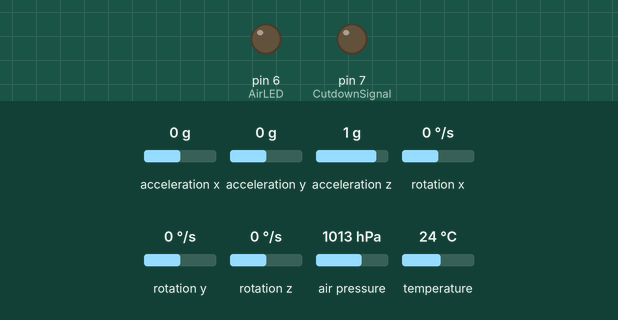
A sketch run on a simulated Arduino Uno, built with avr-gcc and run on an emulated ATmega328P. Parts: output pins drawn as LEDs (lit = HIGH). The test bench sets the inputs (shaded band); at power-on: air pressure 1013 hPa, acceleration x 0 g, acceleration y 0 g, acceleration z 1 g, rotation x 0 °/s, rotation y 0 °/s, rotation z 0 °/s, temperature 24 °C.

Above: at 12.4 s.
12.5 s: air pressure set to 1009 hPa
At 15.9 s:
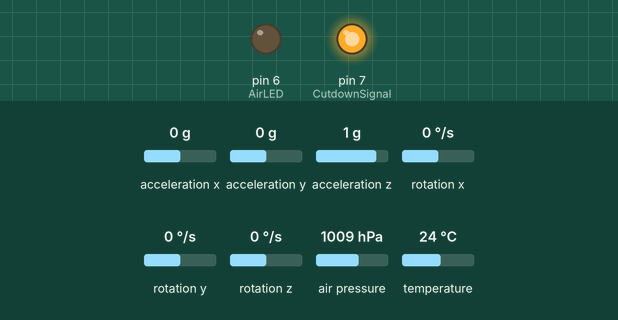
16.0 s: air pressure set to 1025 hPa
At 16.8 s:
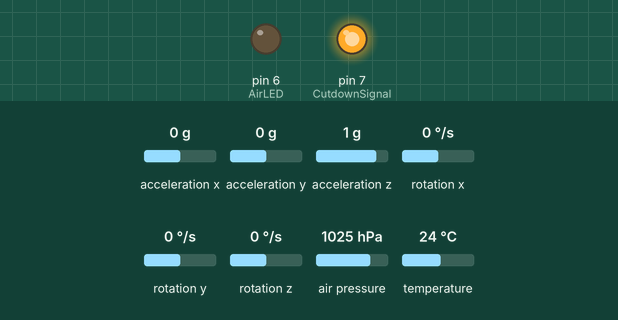
17.5 s: air pressure set to 952 hPa
21.0 s: air pressure set to 1048 hPa
At 21.7 s:
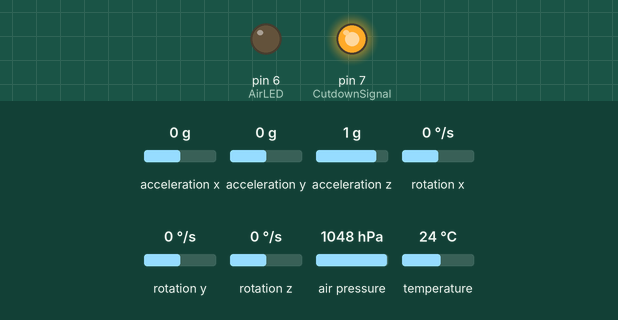
Timing chart, 0 to 23.5 s (numbered marks = the images above; inputs shaded):
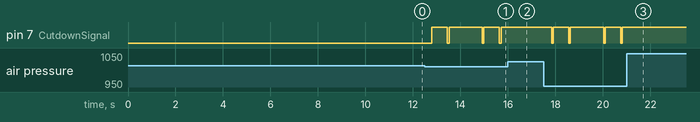

The sketch:

MiniSat_Skeleton_Code.ino
```cpp
/**
 * Flight software for MiniSat.
 * Functionality:
 *      Transception with ground station
 *      Filtering command words
 *      Processing commands and executing instructions
 *      Collecting and transmitting data on pressure, temperature, and motion
 *      Change operability based on flight phase
 *      Trigger cutdown in emergency demooring
 *
 * @author  Sahil Gosain (architecture and skeleton code)
 * Group members:
 * @author  Andy Huy Nguyen
 * @author  August Dalton
 * @author  Alyssa Leung
 * @author  Glen Troy San Diego
 * @author  Ryan Wong
 *
 * @version 3.0 [UPDATE to 4.0 when you finish!]
 * @since   January 5, 2025
 */

//––––––––––––––––––––––––––––––––––––––––––––––––––––––––––––––––––––––––––––––––––––––––––––––––––––––––––––––––––––––––––––––––––––––––––––––––––
//Including all necessary libraries
//––––––––––––––––––––––––––––––––––––––––––––––––––––––––––––––––––––––––––––––––––––––––––––––––––––––––––––––––––––––––––––––––––––––––––––––––––
#include <SoftwareSerial.h>
#include <Wire.h>
#include <Adafruit_Sensor.h>
#include <Adafruit_MPU6050.h>
#include "Adafruit_BMP280.h" //Use BMP3XX library if BMP3XX

//Defining all the pin connections to Arduino
// #define GroundLED                       //LED indicating successful reception of communication on ground
#define AirLED 06                           //LED indicating successful reception of communication in air
#define CutdownSignal 07                    //LED indicating whether cutdown has been triggered or not
// #define Relay/*Enter pin*/                   //Relay controlling togglable current to nichrome wire cutdown mechanism
#define RX 04                     //Receive pin for HC12 comms module
#define TX 03                   //Transmit pin for HC12 comms module

//Instantiating objects corresponding to sensors
Adafruit_BMP280 bmp; //BMP name
Adafruit_MPU6050 mpu /*MPU name*/;
SoftwareSerial HC12(TX, RX); // HC-12 TX Pin to Ar11, RX to Ar10

//––––––––––––––––––––––––––––––––––––––––––––––––––––––––––––––––––––––––––––––––––––––––––––––––––––––––––––––––––––––––––––––––––––––––––––––––––
//System variable definitions
//––––––––––––––––––––––––––––––––––––––––––––––––––––––––––––––––––––––––––––––––––––––––––––––––––––––––––––––––––––––––––––––––––––––––––––––––––
const String satID = "GROUP 1 >:)";            //ID of the system, for the sake of distinguishing communication
const int numCommands = 4;                //Number of valid commands
int flightMode = 1;                       //Stores the phase of the mission, affects the data transmitted and the commands viable
//[0] = Emergency phase
//[1] = Ground Testing phase
//[2] = Ascent
//[3] = Cruise
//[4] = Descent & Landing
//[5] = Post-mission
//String diagnostics;                     //Stores information of all the actions performed by the system, for analysis
//String data;                            //Stores sensor data, for comparison to the data transmitted
bool hasCutdown = false;                  //Flags whether the system has received the command to cutdown
String commands[numCommands] = {          //Stores the list of all valid commands, each command requires a programmed response
  "DIAG",                                     //Command to transmit diagnostic information to ground station
  "CUTDOWN",                                  //Command to trigger cutdown mechanism, which detaches system from balloon, initiating descent
  "RESETCUT",                                 //Command to reset cutdown state variable, allows cutdown command to be called again
  "PING"
};

int cutdownTime;
int launchTime;
int initialAlt;
int cruiseAlt;

String inCommand = "";
char inChar;
int commandID = 0;
bool messageEnd = false;

const int P0 = (1013.25);            //in hPa (needed for readAltitude function)

//––––––––––––––––––––––––––––––––––––––––––––––––––––––––––––––––––––––––––––––––––––––––––––––––––––––––––––––––––––––––––––––––––––––––––––––––––
//Essential functions
//––––––––––––––––––––––––––––––––––––––––––––––––––––––––––––––––––––––––––––––––––––––––––––––––––––––––––––––––––––––––––––––––––––––––––––––––––

/**
   Returns the timestamp formatted as "T+[M]:[S]"
   @return  Formatted timestamp string
*/
String getTimestamp() {
  int t = millis() / 1000;
  String stamp = "T+";
  stamp.concat(String(t / 60) + "m:");
  stamp.concat(String(t % 60) + "s\t");
  return stamp;
}


/**
   Transmits message always formatted with this satellite's ID
   @param msg The message to be transmitted
*/
void sendMessage(String msg) {
  HC12.print(satID + "::" + getTimestamp() + "--");
  while (msg != "") {
    HC12.print(msg.substring(0, 8));
    msg = msg.substring(8);
  }
  HC12.println();
}


/**
 * Seeks initial message from ground station, defines starting altitude, and sends first data values
*/
void calibrate() {
  for (int att = 1; att < 11; att++) {      //Attempts 10 times to search for command from ground station
    while (HC12.available()) {
      inChar = HC12.read();
      if (inChar == ":") {
        break;
      }
      inCommand += inChar;
    }
    if (inCommand.substring(0, 6) == "GROUND") {
      // digitalWrite(GroundLED, HIGH);
      sendMessage("Test received! LED on!");
      break;
    }
    inCommand = "";
    inChar = NULL;
    delay(1000);
  }

  inCommand = "";
  inChar = NULL;

  //Flushes out first three readings, since BMP tends to start with faulty value
  // for (int c = 1; c < 4; c++) {
  //   bmp.performReading();
  // }

  //Sets the initial altitude as a reference point for later comparisons
  initialAlt = bmp.readAltitude(P0);

  sendMessage("Temperature: " + String(bmp.readTemperature()));
  sendMessage("\tPressure: " +  String(bmp.readPressure()));
  sendMessage("\tInitial Alt: " + String(initialAlt));
  sendMessage("####### Flight Mode: Ground Test (1) #######");
}


/**
   Reads command in HC12 data buffer and returns whether String received by module is a valid command.
   If it is not, the command variable is cleared and false is returned.
   @return  true  if the command is valid (found within commands list)
            false if the string is not a valid command
*/
bool receiveCommand() {
  while (HC12.available()) {
    //inCommand = HC12.readStringUntil('\n');
    inChar = HC12.read();
    inCommand += char(inChar);
    //if (inChar == '\n') { messageEnd = true; }
  }
  inChar = NULL;
  while (commandID < numCommands) {
    if (inCommand == ("GROUND::" + commands[commandID])) {
      break;
    }
    commandID++;
  }
  if (commandID == numCommands) {
    inCommand = "";
    commandID = 0;
    return false;
  }

  return true;
}


/**

*/
void assessPhase() {
  switch (flightMode) {
    case 1:
      if ( bmp.readAltitude(P0) - 2.5 > initialAlt ) {        //If 2.5 m higher than initially
        flightMode++;
        sendMessage("####### Flight mode: Ascent (2) #######");
      }
      break;
    case 2:
      if ( (millis() - 1000) > launchTime && (bmp.readAltitude(P0) > initialAlt - 0.5 && bmp.readAltitude(P0) < initialAlt + 0.5)) { // makes a 1m range to see if the position is constant.
        flightMode++;
        sendMessage("####### Flight mode: Cruise (3) #######");
      }
      break;
    case 3:
      if ((millis() - 1000) > launchTime && (bmp.readAltitude(P0) + 0.5 < initialAlt)) { //Checks if the payload has started to descend
        flightMode++;
        sendMessage("####### Flight mode: Descent and Landing (4) #######");
      }
      break;
    case 4:
      if ((millis() - 1000) > launchTime && (bmp.readAltitude(P0) > initialAlt - 0.5  && bmp.readAltitude(P0) < initialAlt + 0.5)){
        flightMode++;
      } // same logic as phase 3, checking for active movement from max height to ground
      break;
    case 5:
      //phaseCheck = false;
      //any additional end functions that need to be run
      break;
    default:        //Invalid phase value
      //diagnostics += getTimestamp() + "ERR--\t Invalid phase value stored.\n";
      break;
  }

  //Cuts down in case the balloon gets too high
  if (bmp.readAltitude(P0) > 15 + initialAlt) {
    resetCutdown();
    cutdown();
    resetCutdown();
    cutdown();
    flightMode = 0;
  }
}

//Returns data from the accelerometer and bmp unit
void transmitData() {
  sensors_event_t a, g, temp;
  mpu.getEvent(&a, &g, &temp);
  // bmp.performReading();

  sendMessage("aX: " + String(a.acceleration.x)); //acceleration in the x-axis m/s^2
  sendMessage("aY: " + String(a.acceleration.y)); //acceleration in the y-axis m/s^2
  sendMessage("aZ: " + String(a.acceleration.z)); //acceleration in the z-axis m/s^2
  sendMessage("T: " + String(bmp.readTemperature())); //temperature (C)
  sendMessage("P: " + String(bmp.readPressure())); //pressure in Pa
  sendMessage("H: " + String(bmp.readAltitude(P0))); //Height in meters
}


//––––––––––––––––––––––––––––––––––––––––––––––––––––––––––––––––––––––––––––––––––––––––––––––––––––––––––––––––––––––––––––––––––––––––––––––––––
//Command functions
//––––––––––––––––––––––––––––––––––––––––––––––––––––––––––––––––––––––––––––––––––––––––––––––––––––––––––––––––––––––––––––––––––––––––––––––––––

/**
   Triggers cutdown mechanism when valid. Invalid when cutdown flag is true and before descent phase of mission.
*/
void cutdown() {
  //Prevents cutdown if already triggered
  if (hasCutdown) {
    //diagnostics += getTimestamp() + "RDD--\t Attempted to cutdown when previously triggered\n";
    return;
  }

  //Prevents cutdown command while in or after descent
  if (flightMode >= 4) {
    //diagnostics += getTimestamp() + "ERR--\t Attempted to cutdown when in descent\n";
    return;
  }

  cutdownTime = millis();
  String logCut = getTimestamp();
  // digitalWrite(Relay, HIGH);
  digitalWrite(CutdownSignal, HIGH);    //Turn on cutdown LED
  hasCutdown = true;                    //Indicate cutdown has been called for
  delay(600);
  // digitalWrite(Relay, LOW);
  sendMessage("++++++++++++Cutdown++++++++++++");
  //diagnostics += logCut + "CMD " + String(commandID) + " --\t Triggered cutdown\n";
}


/**
   Resets cutdown flag, unless the flag is already false
*/
void resetCutdown() {
  //Informs if command was called despite value being already default (false)
  if (!hasCutdown) {
    //diagnostics += getTimestamp() + "RDD--\t Attempted to reset cutdown variable when already default value\n";
    return;
  }
  hasCutdown = false;
  digitalWrite(CutdownSignal, LOW);
  sendMessage("++++++++++++Reset Cutdown++++++++++++");
  //diagnostics += getTimestamp() + "CMD " + String(commandID) + " --\t Reset cutdown value\n";
}

/**
 * Responds with a "pong." Used to test two way communication between satellite and ground station
 */
void ping() {
  sendMessage("pong");
  boolean state = (digitalRead(AirLED) == HIGH);
  digitalWrite(AirLED, state ? LOW : HIGH);
}


//––––––––––––––––––––––––––––––––––––––––––––––––––––––––––––––––––––––––––––––––––––––––––––––––––––––––––––––––––––––––––––––––––––––––––––––––––
//Command response function
//––––––––––––––––––––––––––––––––––––––––––––––––––––––––––––––––––––––––––––––––––––––––––––––––––––––––––––––––––––––––––––––––––––––––––––––––––

/**
   Performs an action based on the command received, corresponding to the position of the command in the commands structure.
   @param cmd The command received by the system which prompts a response.
*/
void respond(String cmd) {
  switch (commandID) {
    case 0:
      //sendMessage(diagnostics);
      break;
    case 1:
      cutdown();
      break;
    case 2:
      resetCutdown();
      break;
    case 3:
      ping();
      break;
    case 4:
    case 5:
    default:    //Invalid command
      //diagnostics += getTimestamp() + "ERR--\t Invalid command \"" + cmd + "\" processed through receiveCommand function.\n";
      break;
  }
  commandID = 0;
  inCommand = "";
  inChar = "";
}


//––––––––––––––––––––––––––––––––––––––––––––––––––––––––––––––––––––––––––––––––––––––––––––––––––––––––––––––––––––––––––––––––––––––––––––––––––
//Operation (Arduino default setup and loop functions)
//––––––––––––––––––––––––––––––––––––––––––––––––––––––––––––––––––––––––––––––––––––––––––––––––––––––––––––––––––––––––––––––––––––––––––––––––––
//Runs when the Arduino is booted up
void setup() {

  //Begin the comms module with a baud rate of 9600 signals/sec
  HC12.begin(9600);

  //Defining pin types
  // pinMode(GroundLED, OUTPUT);
  pinMode(AirLED, OUTPUT);
  pinMode(CutdownSignal, OUTPUT);
  // pinMode(Relay, OUTPUT);

  //Setting initial values for pins, all LOW
  // digitalWrite(GroundLED, LOW);
  digitalWrite(AirLED, LOW);
  digitalWrite(CutdownSignal, LOW);
  // digitalWrite(Relay, LOW);

  //Assess if the MPU and BMP sensors are able to communicate with Arduino
  bool mpuFound = mpu.begin();
  bool bmpFound = bmp.begin();
  if (!mpuFound || !bmpFound) {
    if (!mpuFound) {
      sendMessage("MPU not found, check wiring");
    }
    if (!bmpFound) {
      sendMessage("BMP not found, check wiring");
    }
  }

  calibrate();

  delay(1000);

  sendMessage("Begin");
}

//will continuously run as long as the arduino is still powered and recieving data
void loop() {
  if (receiveCommand()) {
    respond(inCommand);
  }
  assessPhase();
  transmitData();
  delay(500);

  //Uncomment to test transmit and receive
  //sendMessage("hi");
  //String message = HC12.readString();
  //sendMessage(message);
}
```

Measured:
- the behaviour switches between 1012 and 1011 hPa on air pressure (found by bisection; images 0 and 1)
- after the input at 12.5 s, pin 7 (CutdownSignal): goes HIGH 0.66 s, LOW 0.07 s, HIGH 1.4 s, LOW 0.07 s, HIGH 0.66 s, LOW 0.07 s, then HIGH, starting after 0.29 s
- after the input at 16.0 s, pin 7 (CutdownSignal): stays HIGH (without the input it goes to LOW after 1.1 s)
- after the input at 21.0 s, pin 7 (CutdownSignal): stops changing and stays HIGH
